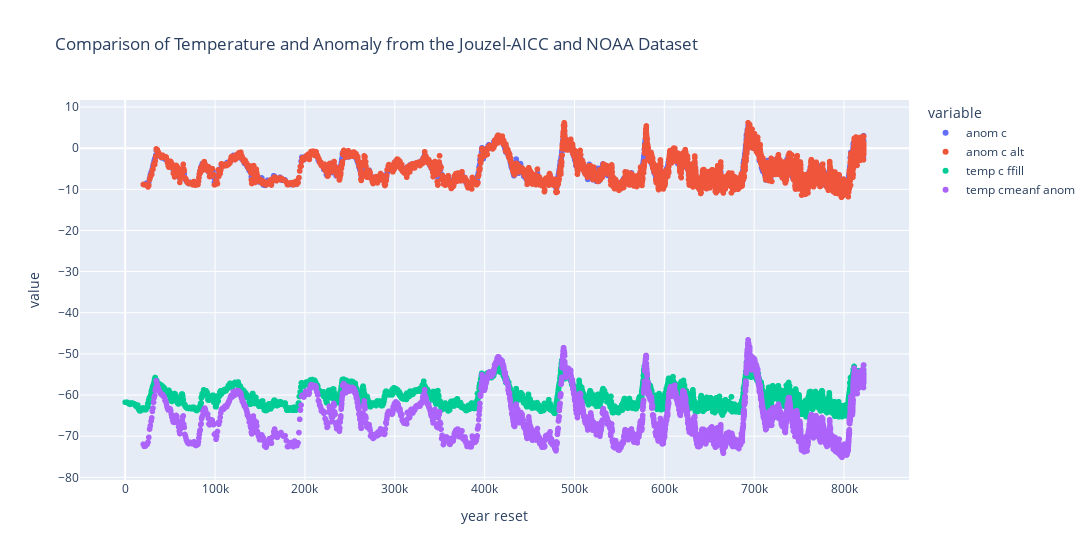

The notebook cell saved with this chart:
### Code cell
px.scatter(df_with_mean, 
           #x='year reset',
           x=df_with_mean.index,
           y=['anom c', 'anom c alt', 'temp c ffill', 'temp cmeanf anom'],
           width=1200, 
           title = "Comparison of Temperature and Anomaly from the Jouzel-AICC and NOAA Dataset ")

### Figure 1 — Plotly figure (JSON) as saved in the notebook; plotly's stock layout.template omitted (floating-point values rounded to 4 significant figures; data arrays with more than 128 entries replaced by an {"elided": "..."} marker saying what was removed)
{"data": [{"hovertemplate": "variable=anom c<br>year reset=%{x}<br>value=%{y}<extra></extra>", "legendgroup": "anom c", "marker": {"color": "#636efa", "symbol": "circle"}, "mode": "markers", "name": "anom c", "showlegend": true, "type": "scattergl", "x": {"elided": "12459 int values"}, "xaxis": "x", "y": {"elided": "12459 float values"}, "yaxis": "y"}, {"hovertemplate": "variable=anom c alt<br>year reset=%{x}<br>value=%{y}<extra></extra>", "legendgroup": "anom c alt", "marker": {"color": "#EF553B", "symbol": "circle"}, "mode": "markers", "name": "anom c alt", "showlegend": true, "type": "scattergl", "x": {"elided": "12459 int values"}, "xaxis": "x", "y": {"elided": "12459 float values"}, "yaxis": "y"}, {"hovertemplate": "variable=temp c ffill<br>year reset=%{x}<br>value=%{y}<extra></extra>", "legendgroup": "temp c ffill", "marker": {"color": "#00cc96", "symbol": "circle"}, "mode": "markers", "name": "temp c ffill", "showlegend": true, "type": "scattergl", "x": {"elided": "12459 int values"}, "xaxis": "x", "y": {"elided": "12459 float values"}, "yaxis": "y"}, {"hovertemplate": "variable=temp cmeanf anom<br>year reset=%{x}<br>value=%{y}<extra></extra>", "legendgroup": "temp cmeanf anom", "marker": {"color": "#ab63fa", "symbol": "circle"}, "mode": "markers", "name": "temp cmeanf anom", "showlegend": true, "type": "scattergl", "x": {"elided": "12459 int values"}, "xaxis": "x", "y": {"elided": "12459 float values"}, "yaxis": "y"}], "layout": {"legend": {"title": {"text": "variable"}, "tracegroupgap": 0}, "title": {"text": "Comparison of Temperature and Anomaly from the Jouzel-AICC and NOAA Dataset "}, "width": 1200, "xaxis": {"anchor": "y", "domain": [0, 1], "title": {"text": "year reset"}}, "yaxis": {"anchor": "x", "domain": [0, 1], "title": {"text": "value"}}}}
